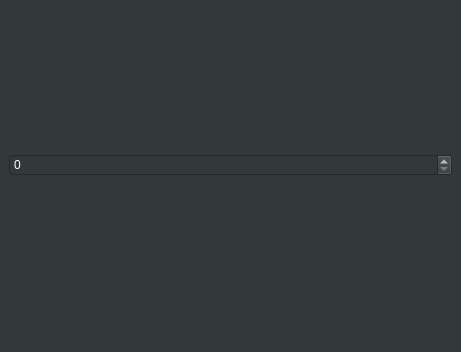
<?xml version="1.0" encoding="UTF-8"?>
<ui version="4.0">
 <class>MainWindow</class>
 <widget class="QMainWindow" name="MainWindow">
  <property name="geometry">
   <rect>
    <x>0</x>
    <y>0</y>
    <width>461</width>
    <height>352</height>
   </rect>
  </property>
  <property name="windowTitle">
   <string>gremlin c++</string>
  </property>
  <property name="autoFillBackground">
   <bool>false</bool>
  </property>
  <property name="styleSheet">
   <string notr="true">background-color: rgb(51, 57, 59);
color: rgb(255, 255, 255);
</string>
  </property>
  <widget class="QWidget" name="centralwidget">
   <property name="autoFillBackground">
    <bool>false</bool>
   </property>
   <property name="styleSheet">
    <string notr="true">background-color: rgb(51, 57, 59);
color: rgb(255, 255, 255);
</string>
   </property>
   <layout class="QGridLayout" name="gridLayout">
    <item row="0" column="0">
     <layout class="QGridLayout" name="gridLayout_occ"/>
    </item>
    <item row="1" column="0">
     <widget class="QSpinBox" name="spinBox">
      <property name="minimum">
       <number>0</number>
      </property>
      <property name="maximum">
       <number>10000</number>
      </property>
     </widget>
    </item>
   </layout>
  </widget>
  <widget class="QMenuBar" name="menubar">
   <property name="geometry">
    <rect>
     <x>0</x>
     <y>0</y>
     <width>461</width>
     <height>19</height>
    </rect>
   </property>
  </widget>
  <widget class="QStatusBar" name="statusbar"/>
 </widget>
 <resources/>
 <connections/>
</ui>
